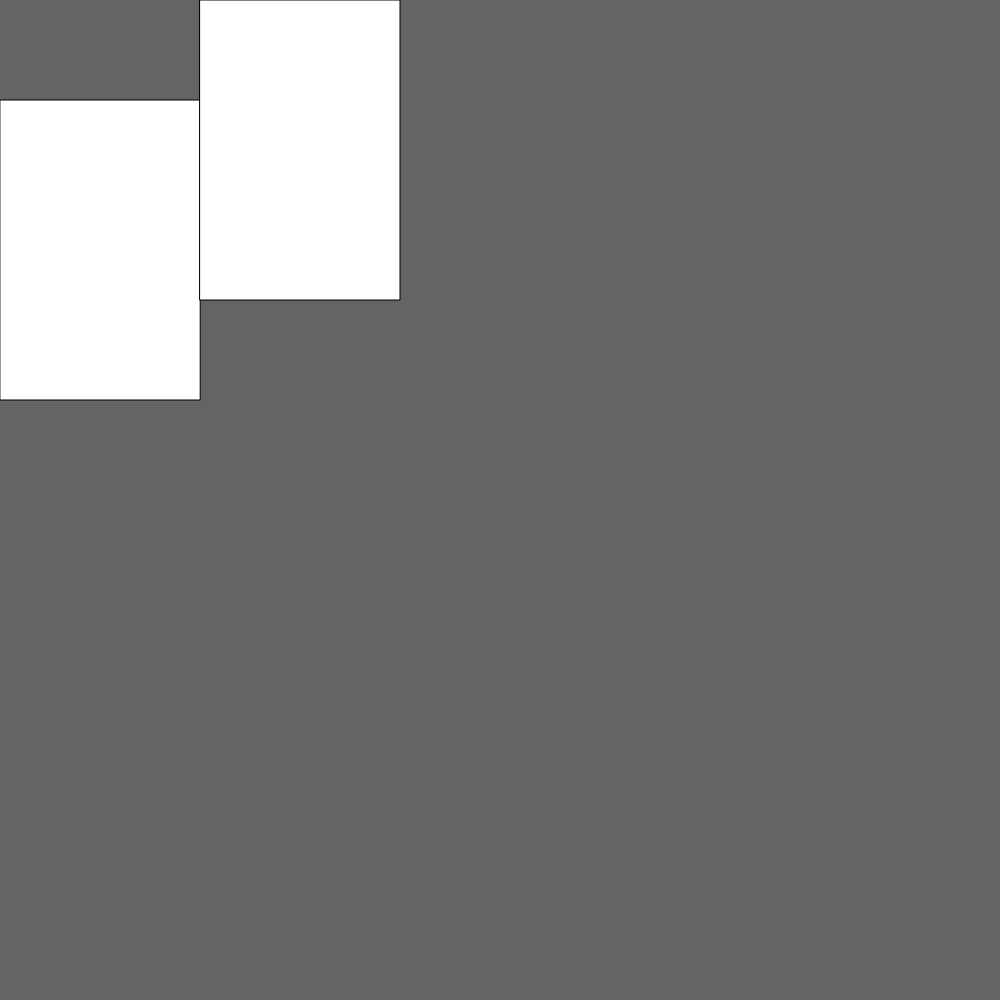
Frame 1 (no input)
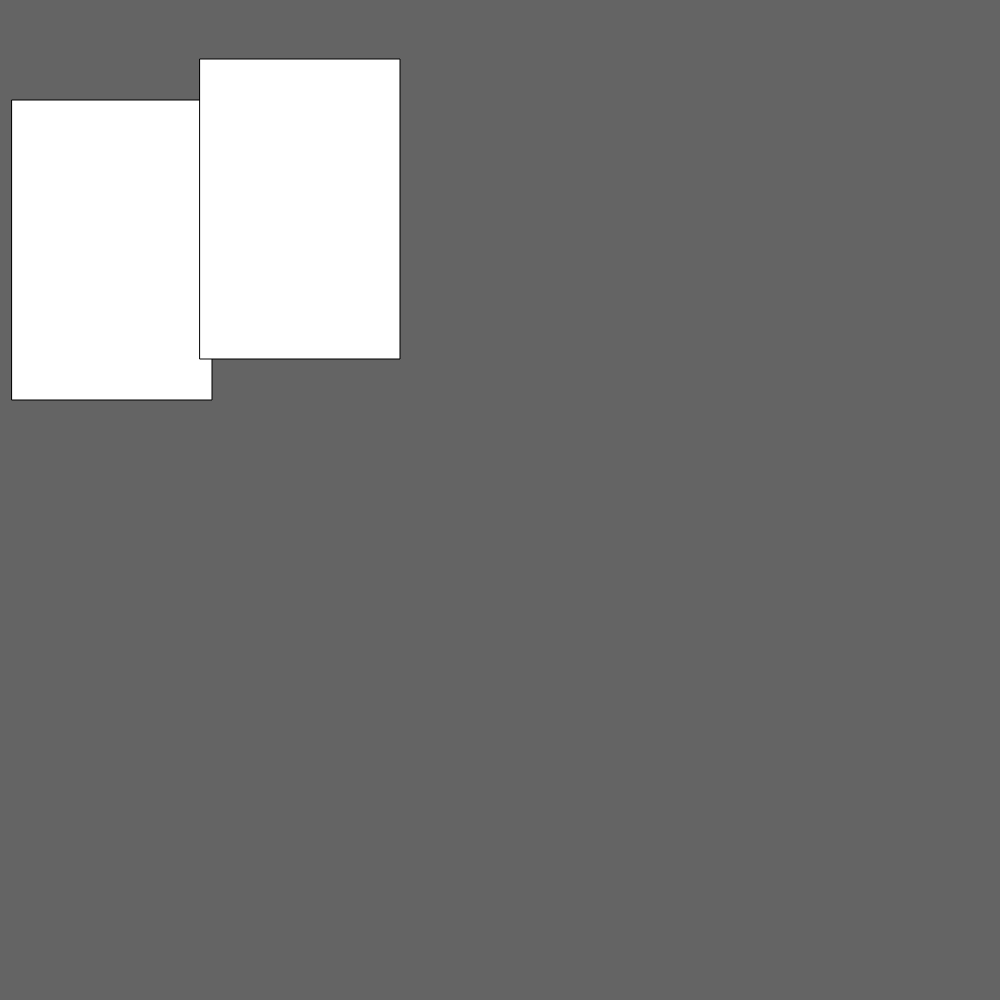
Frame 60 (no input)
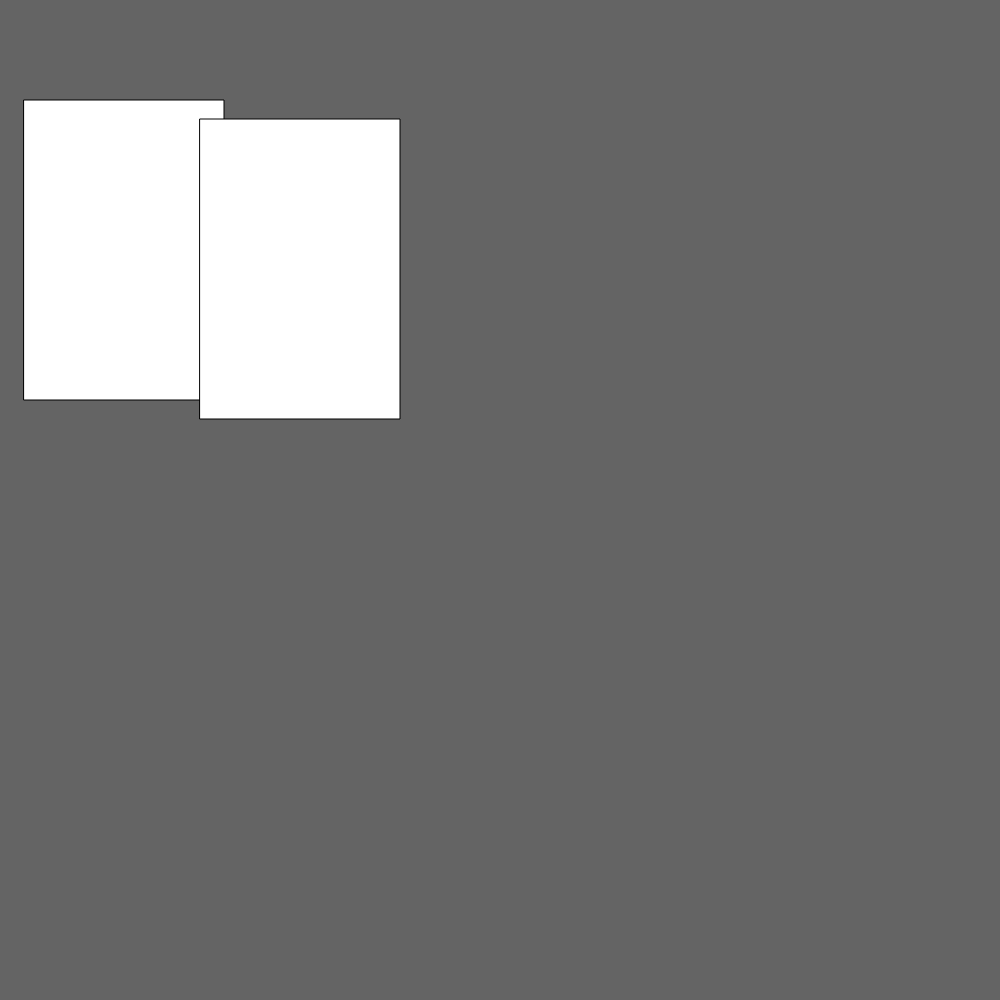
Frame 120 (the mouse pressed at the canvas centre since frame 60)

The p5.js sketch that drew these frames (run headless with seeded random() and noise() and a simulated clock; from frame 60 on, the mouse is pressed at the canvas centre):

// p5.js sketch
// ── sketch.js
//I am still out of town and having lots of internet issues. I get back Sunday evening. I will try to catch up as fast as I can. 

let x = 0;
let CanvasHeight = 1000;
let CanvasWidth = 1000;

function setup() {
  createCanvas(CanvasWidth, CanvasHeight);
}

function draw() {
  background(100);
  if (x == CanvasWidth) {
    x = 0;
  }
  rect(frameCount*.2,100,200,300,);
  rect(200,x++,200,300,);
}
